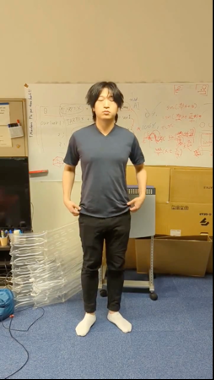
#> input picture input_images/yinfei.png, 214 x 380 px, given in place of origin_web.jpg, which was not available
$ python main.py
#> lines starting #> are read from the running program, lines starting #| are printed output that depends on the picture; pictures that were not available may be replaced by others from this repository, and a replacement may not be noted
import os, sys
import cv2
from PIL import Image
import numpy as np
import glob
import warnings
import argparse
from cloths_segmentation.pre_trained_models import create_model

if __name__ == '__main__':
    parser = argparse.ArgumentParser()
    parser.add_argument('--background', type=bool, default=True, help='Define removing background or not')
    opt = parser.parse_args()

    # Read input image
    img=cv2.imread("./static/origin_web.jpg")
#> img is the input picture: shape (380, 214, 3); mean B, G, R 112.9, 140, 153.4
    h,w,_ = img.shape
#> h = 380; w = 214
    ori_img=cv2.resize(img,(768,1024))
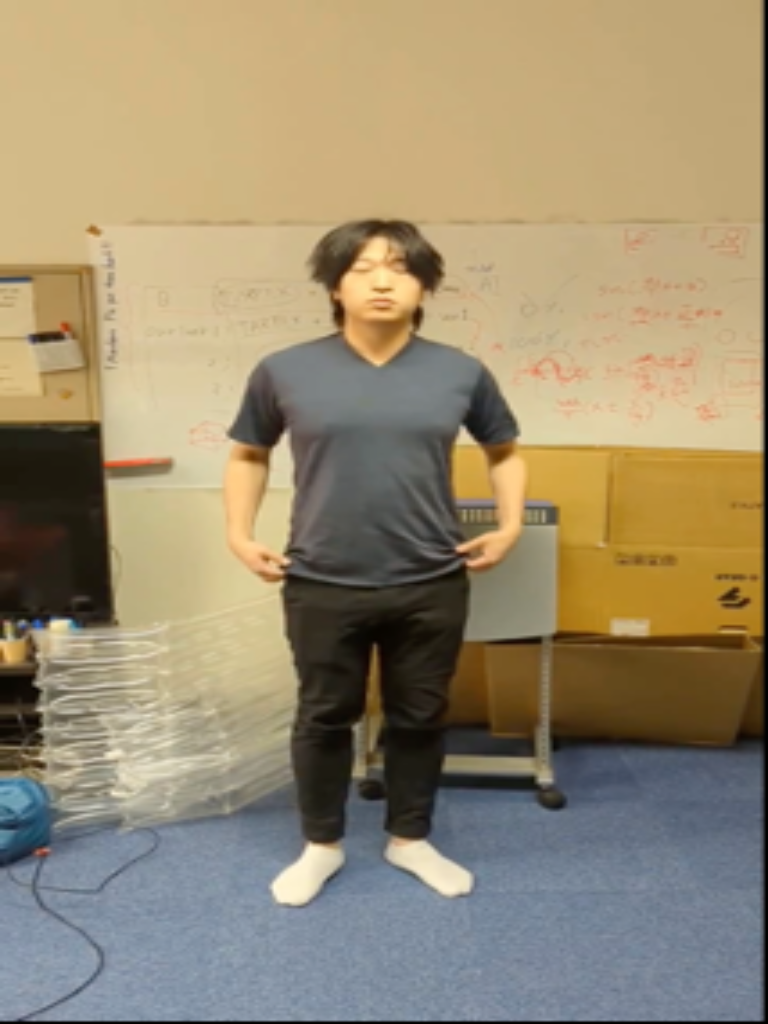
#> ori_img: shape (1024, 768, 3); mean B, G, R 112.8, 139.9, 153.3
    cv2.imwrite("./origin.jpg",ori_img)

    # Resize input image
    img=cv2.imread('origin.jpg')
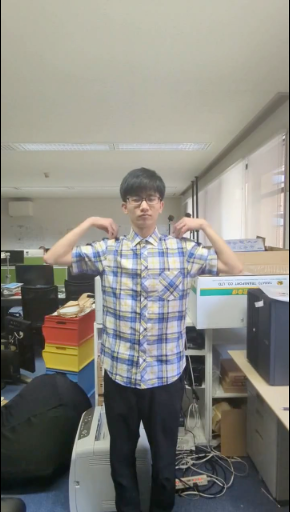
#> input picture input_images/taka.png, 290 x 512 px, given in place of origin.jpg, which was not available
#> img is the input picture: shape (512, 290, 3); mean B, G, R 127.8, 134.9, 136.2
    img=cv2.resize(img,(384,512))
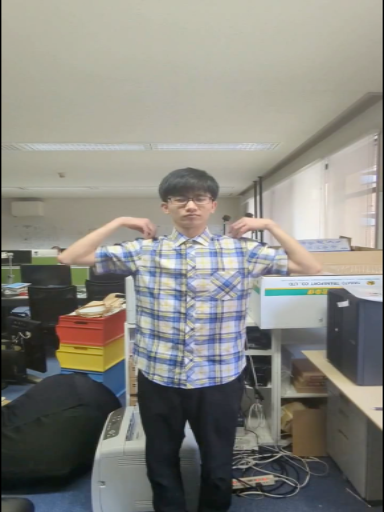
#> img: shape (512, 384, 3); mean B, G, R 127.8, 134.9, 136.1
    cv2.imwrite('resized_img.jpg',img)

    # Get mask of cloth
    print("Get mask of cloth\n")
    terminnal_command = "python get_cloth_mask.py"
    os.system(terminnal_command)

    # Get openpose coordinate using posenet
    print("Get openpose coordinate using posenet\n")
    terminnal_command = "python posenet.py"
    os.system(terminnal_command)

    # Generate semantic segmentation using Graphonomy-Master library
    print("Generate semantic segmentation using Graphonomy-Master library\n")
    os.chdir("./Graphonomy-master")
    terminnal_command ="python exp/inference/inference.py --loadmodel ./inference.pth --img_path ../resized_img.jpg --output_path ../ --output_name /resized_segmentation_img"
    os.system(terminnal_command)
    os.chdir("../")

    # Remove background image using semantic segmentation mask
    mask_img=cv2.imread('./resized_segmentation_img.png',cv2.IMREAD_GRAYSCALE)
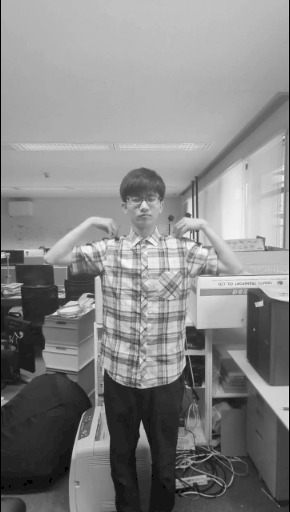
#> mask_img: shape (512, 290); min 0, max 249, mean 134.9
    mask_img=cv2.resize(mask_img,(768,1024))
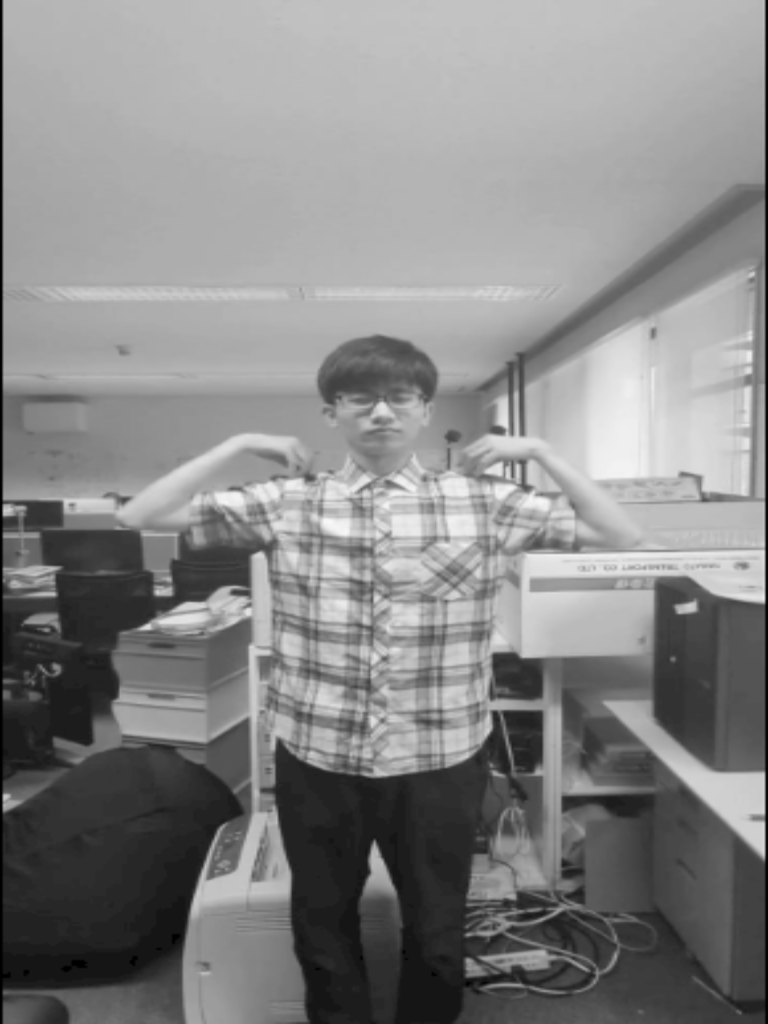
#> mask_img: shape (1024, 768); min 0, max 248, mean 134.8
    k = cv2.getStructuringElement(cv2.MORPH_RECT, (3,3))
    mask_img = cv2.erode(mask_img, k)
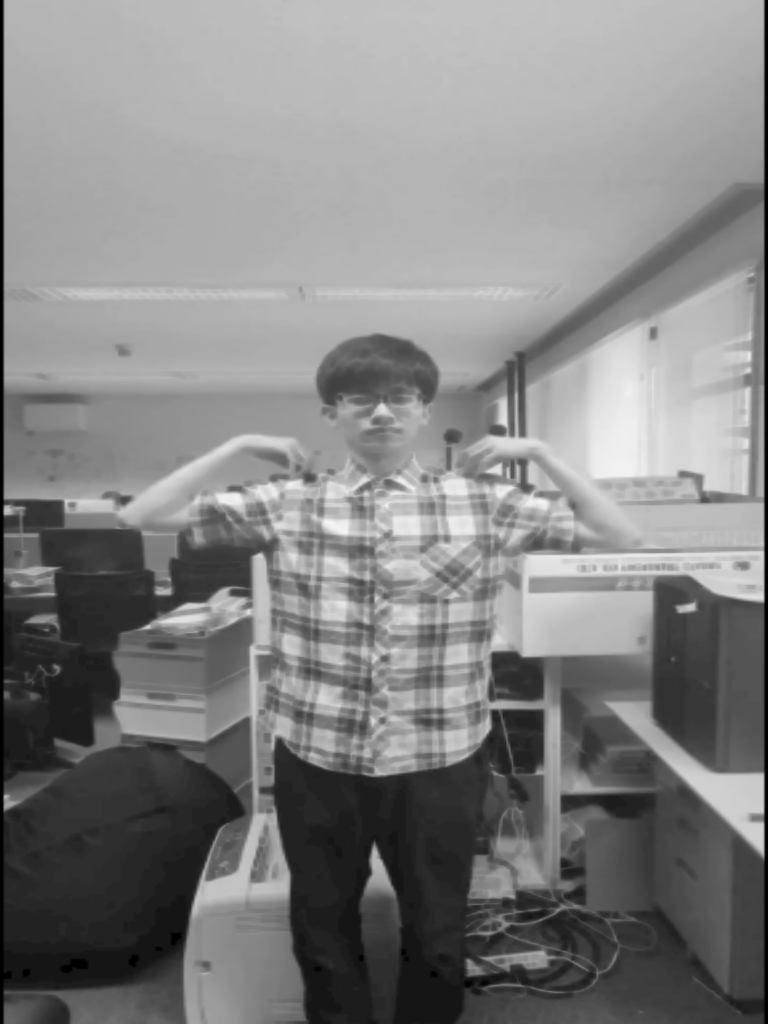
#> mask_img: shape (1024, 768); min 0, max 246, mean 131
    img_seg=cv2.bitwise_and(ori_img,ori_img,mask=mask_img)
    back_ground=ori_img-img_seg
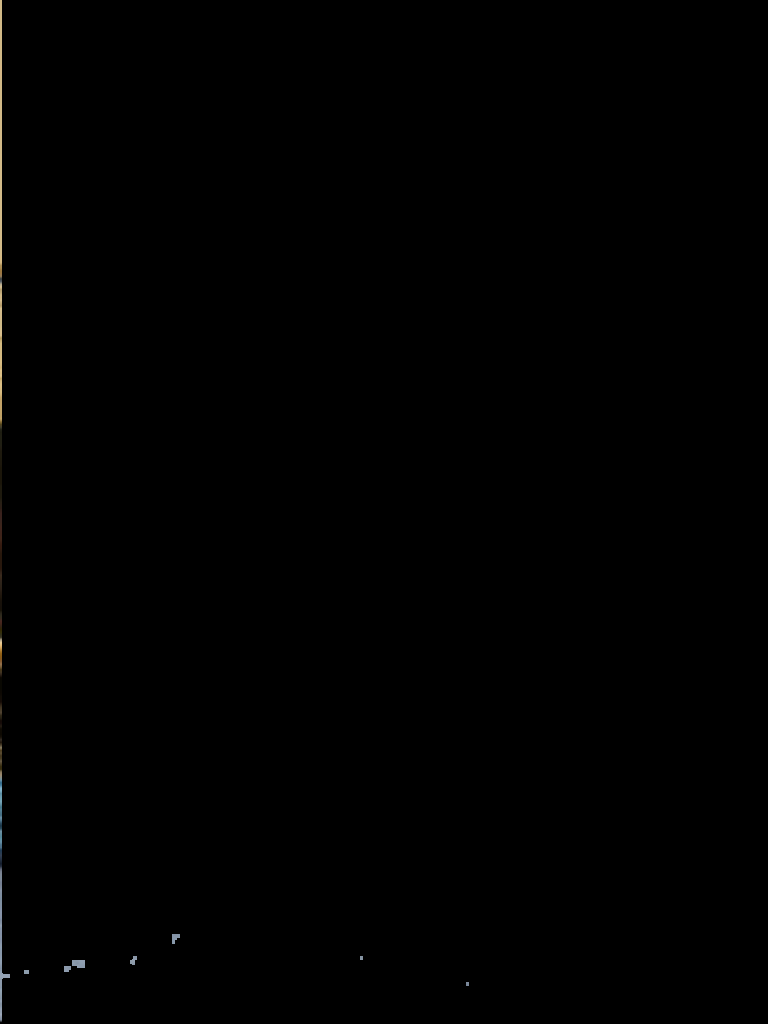
#> back_ground: shape (1024, 768, 3); mean B, G, R 0.3, 0.4, 0.4
    img_seg=np.where(img_seg==0,215,img_seg)
    cv2.imwrite("./seg_img.png",img_seg)
    img=cv2.resize(img_seg,(768,1024))
    cv2.imwrite('./HR-VITON-main/test/test/image/00001_00.jpg',img)

    # Generate grayscale semantic segmentation image
    terminnal_command ="python get_seg_grayscale.py"
    os.system(terminnal_command)

    # Generate Densepose image using detectron2 library
    print("\nGenerate Densepose image using detectron2 library\n")
    terminnal_command ="python detectron2/projects/DensePose/apply_net.py dump detectron2/projects/DensePose/configs/densepose_rcnn_R_50_FPN_s1x.yaml \
    https://dl.fbaipublicfiles.com/densepose/densepose_rcnn_R_50_FPN_s1x/165712039/model_final_162be9.pkl \
    origin.jpg --output output.pkl -v"
    os.system(terminnal_command)
    terminnal_command ="python get_densepose.py"
    os.system(terminnal_command)

    # Run HR-VITON to generate final image
    print("\nRun HR-VITON to generate final image\n")
    os.chdir("./HR-VITON-main")
    terminnal_command = "python3 test_generator.py --cuda True --test_name test1 --tocg_checkpoint mtviton.pth --gpu_ids 0 --gen_checkpoint gen.pth --datasetting unpaired --data_list t2.txt --dataroot ./test"
    os.system(terminnal_command)

    # Add Background or Not
    l=glob.glob("./Output/*.png")

    # Add Background
    if opt.background:
        for i in l:
            img=cv2.imread(i)
            img=cv2.bitwise_and(img,img,mask=mask_img)
            img=img+back_ground
            cv2.imwrite(i,img)

    # Remove Background
    else:
        for i in l:
            img=cv2.imread(i)
            cv2.imwrite(i,img)

    os.chdir("../")
    img = cv2.resize(img,(w,h))
#> img: shape (380, 214, 3)
    cv2.imwrite("./static/finalimg.png", img)
